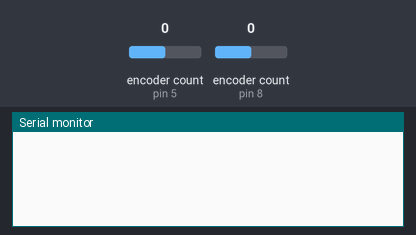
Simulated run of this sketch. Board: Arduino Leonardo, built with avr-gcc and run on an emulated ATmega32U4. Parts: the last lines printed to the serial monitor. Inputs (shaded band) come from the test bench; at power-on: encoder count (sensors on pin 5, pin 8) 0. USB keyboard and mouse output is not drawn.

Above: at 1.2 s.
1.3 s: encoder count (sensor on pin 5) set to 1
At 2.0 s:
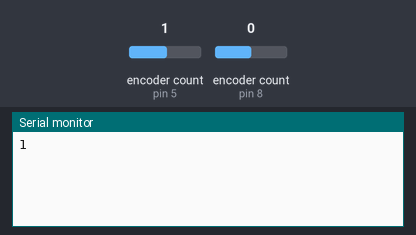
2.8 s: encoder count (sensor on pin 8) set to -1
At 4.0 s:
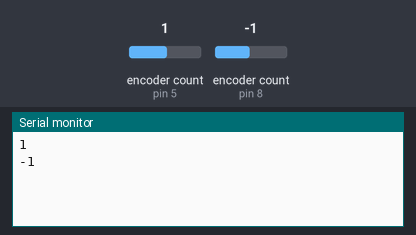
4.3 s: encoder count (sensor on pin 5) set to 2
At 5.4 s:
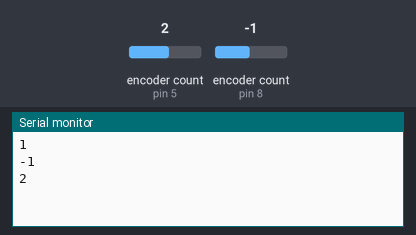
5.8 s: encoder count (sensor on pin 8) set to 0
At 6.6 s:
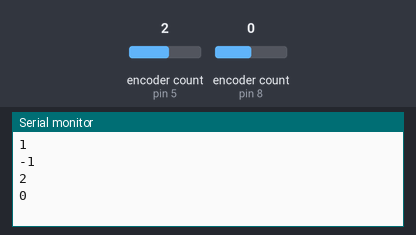
Timing chart, 0 to 8.3 s (numbered marks = the images above; inputs shaded):
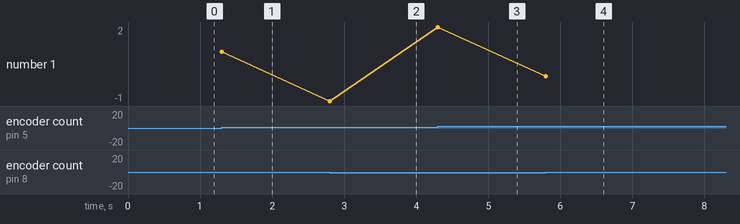

The sketch:

joystick_arcade_encoder_test.ino
```cpp
//Autor: Vitor Gabriel do Carmo Alves da Silva
//Descrição do Programa:

//Carrega a biblioteca do encoder e joystick
#include <RotaryEncoder.h>
#include <Joystick.h>

//Pinos de ligacao do encoder e joystick
RotaryEncoder encoderX(5, 6);
RotaryEncoder encoderY(8, 7);

Joystick_ Joystick(JOYSTICK_DEFAULT_REPORT_ID,JOYSTICK_TYPE_GAMEPAD,
  11, 0,
  true, true, false,
  false, false, false,
  false, false,
  false, false, false);

//Variavel para a posição do encoder

//Eixo X
int newXPos = 0;
static int xPos = 0;
const int xLimit = 15;

int newYPos = 0;
static int yPos = 0;
const int yLimit = 15;

void setup()
{
  Serial.begin(9600);
  Joystick.begin();
  Joystick.setXAxisRange(-xLimit, xLimit);
  Joystick.setYAxisRange(-yLimit, yLimit);
}
void loop()
{
  //Lê a posição do enconder
  encoderX.tick();
  newXPos = encoderX.getPosition();
  encoderY.tick();
  newYPos = encoderY.getPosition();

  //Se a posicao foi alterada, mostrar o valor
  if (xPos != newXPos) {
    Serial.print(newXPos);
    Serial.println();
    xPos = newXPos;

    if(xPos < -xLimit)
    encoderX.setPosition(-xLimit);

    if(xPos > xLimit)
    encoderX.setPosition(xLimit);
  }

  if (yPos != newYPos) {
    Serial.print(newYPos);
    Serial.println();
    yPos = newYPos;

    if(yPos < -yLimit)
    encoderY.setPosition(-yLimit);

    if(yPos > yLimit)
    encoderY.setPosition(yLimit);
  }

  Joystick.setXAxis(xPos);
  Joystick.setYAxis(yPos);

}
```

Measured:
- after the input at 1.3 s, the serial monitor: prints a new line at once (image 1)
- after the input at 2.8 s, the serial monitor: prints a new line at once (image 2)
- after the input at 4.3 s, the serial monitor: prints a new line at once (image 3)
- after the input at 5.8 s, the serial monitor: prints a new line at once (image 4)
- plotted number 1: 1 → -1 after the input at 2.8 s, -1 → 2 after the input at 4.3 s, 2 → 0 after the input at 5.8 s
